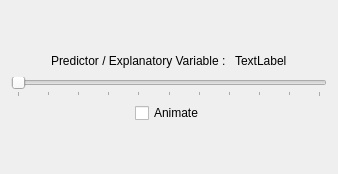
             <widget class="QWidget" name="regressionTab">
              <attribute name="title">
               <string>Regression</string>
              </attribute>
              <layout class="QVBoxLayout" name="verticalLayout_4">
               <item>
                <spacer name="verticalSpacer_3">
                 <property name="orientation">
                  <enum>Qt::Vertical</enum>
                 </property>
                 <property name="sizeHint" stdset="0">
                  <size>
                   <width>20</width>
                   <height>40</height>
                  </size>
                 </property>
                </spacer>
               </item>
               <item>
                <layout class="QHBoxLayout" name="horizontalLayout_6">
                 <item>
                  <spacer name="horizontalSpacer_2">
                   <property name="orientation">
                    <enum>Qt::Horizontal</enum>
                   </property>
                   <property name="sizeHint" stdset="0">
                    <size>
                     <width>40</width>
                     <height>20</height>
                    </size>
                   </property>
                  </spacer>
                 </item>
                 <item>
                  <widget class="QLabel" name="label_7">
                   <property name="text">
                    <string>Predictor / Explanatory Variable : </string>
                   </property>
                  </widget>
                 </item>
                 <item>
                  <widget class="QLabel" name="regressionLabel">
                   <property name="minimumSize">
                    <size>
                     <width>50</width>
                     <height>0</height>
                    </size>
                   </property>
                   <property name="text">
                    <string>TextLabel</string>
                   </property>
                  </widget>
                 </item>
                 <item>
                  <spacer name="horizontalSpacer">
                   <property name="orientation">
                    <enum>Qt::Horizontal</enum>
                   </property>
                   <property name="sizeHint" stdset="0">
                    <size>
                     <width>40</width>
                     <height>20</height>
                    </size>
                   </property>
                  </spacer>
                 </item>
                </layout>
               </item>
               <item>
                <widget class="QSlider" name="regressionSlider">
                 <property name="maximum">
                  <number>50</number>
                 </property>
                 <property name="orientation">
                  <enum>Qt::Horizontal</enum>
                 </property>
                 <property name="tickPosition">
                  <enum>QSlider::TicksBelow</enum>
                 </property>
                 <property name="tickInterval">
                  <number>5</number>
                 </property>
                </widget>
               </item>
               <item>
                <widget class="QWidget" name="widget_24" native="true">
                 <layout class="QHBoxLayout" name="horizontalLayout_8">
                  <property name="spacing">
                   <number>0</number>
                  </property>
                  <property name="leftMargin">
                   <number>0</number>
                  </property>
                  <property name="topMargin">
                   <number>0</number>
                  </property>
                  <property name="rightMargin">
                   <number>0</number>
                  </property>
                  <property name="bottomMargin">
                   <number>0</number>
                  </property>
                  <item>
                   <spacer name="horizontalSpacer_5">
                    <property name="orientation">
                     <enum>Qt::Horizontal</enum>
                    </property>
                    <property name="sizeHint" stdset="0">
                     <size>
                      <width>40</width>
                      <height>20</height>
                     </size>
                    </property>
                   </spacer>
                  </item>
                  <item>
                   <widget class="QCheckBox" name="regressionAnimateCheckBox">
                    <property name="text">
                     <string>Animate</string>
                    </property>
                   </widget>
                  </item>
                  <item>
                   <spacer name="horizontalSpacer_6">
                    <property name="orientation">
                     <enum>Qt::Horizontal</enum>
                    </property>
                    <property name="sizeHint" stdset="0">
                     <size>
                      <width>40</width>
                      <height>20</height>
                     </size>
                    </property>
                   </spacer>
                  </item>
                 </layout>
                </widget>
               </item>
               <item>
                <spacer name="verticalSpacer_2">
                 <property name="orientation">
                  <enum>Qt::Vertical</enum>
                 </property>
                 <property name="sizeHint" stdset="0">
                  <size>
                   <width>20</width>
                   <height>40</height>
                  </size>
                 </property>
                </spacer>
               </item>
              </layout>
             </widget>
